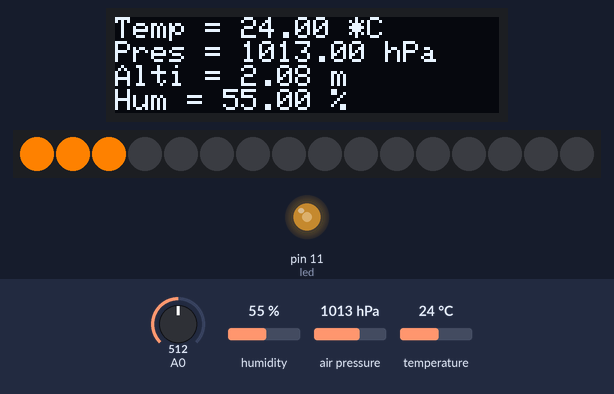
Simulated run of this sketch. Board: Arduino Uno, built with avr-gcc and run on an emulated ATmega328P. Parts: 128×32 one-colour display, 16 RGB LEDs in strip order, left to right, output pins drawn as LEDs (lit = HIGH). The inputs (shaded band) are chosen by the test bench; at power-on: temperature 24 °C, A0 = 512, humidity 55 %, air pressure 1013 hPa. The display library's start-up logo is not drawn; what the sketch prints to the serial monitor is not drawn.

Above: at 2.3 s.
2.4 s: temperature set to 12 °C
At 3.6 s:
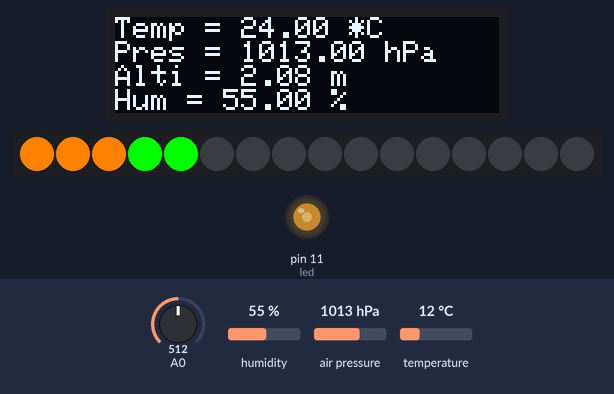
5.7 s: temperature set to 33 °C
At 6.1 s:
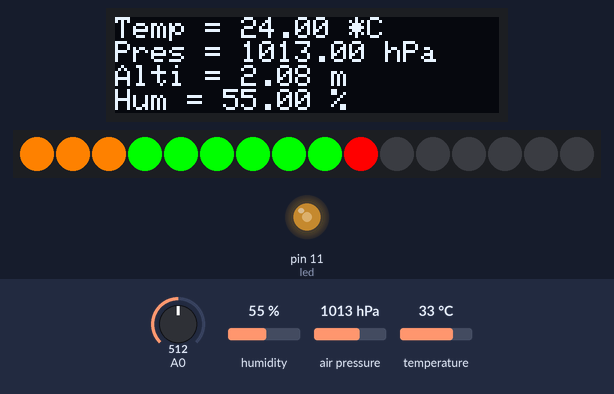
8.7 s: temperature set to 30.6 °C
At 9.6 s:
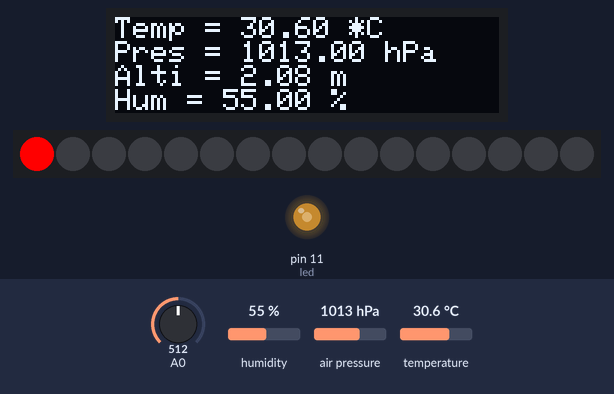
11.2 s: temperature set to 29.5 °C
At 11.6 s:
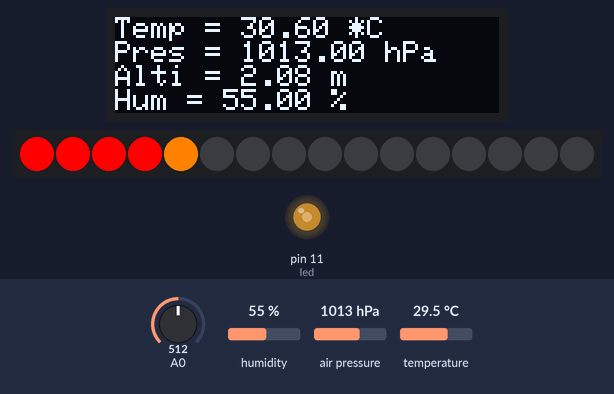
14.3 s: A0 set to 716
At 17.7 s:
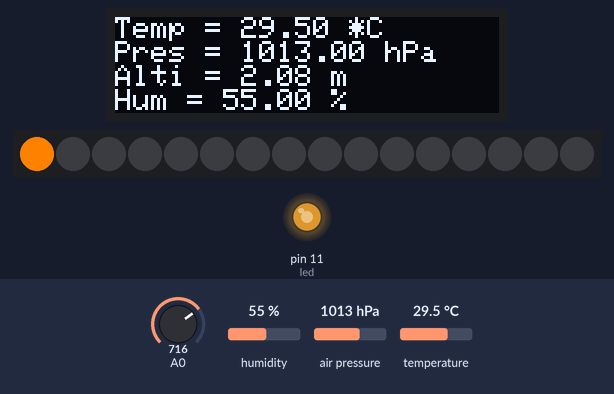
19.8 s: temperature set to 19 °C
At 25.3 s:
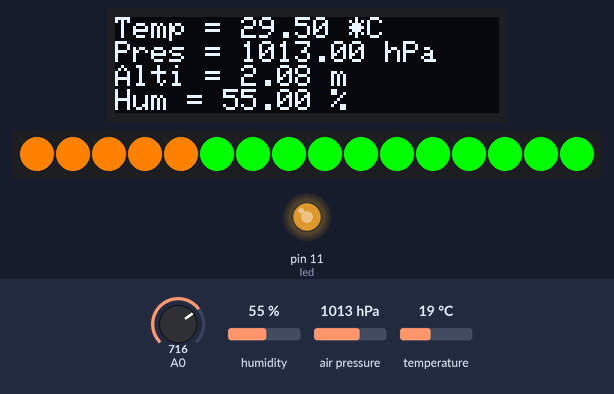
Timing chart, 0 to 26.8 s (numbered marks = the images above; inputs shaded):
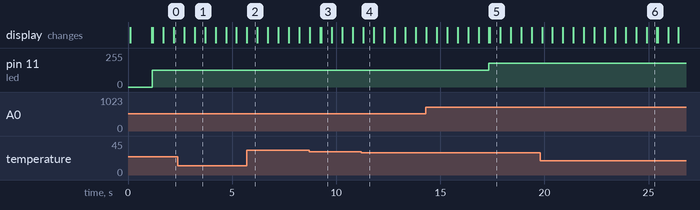

Measured:
- the behaviour switches between 30 and 29.9 °C on temperature (found by bisection; images 3 and 4)
- after the input at 14.3 s, pin 11 (led): 127/255 → 178/255 after 3.0 s
- what the display in image 6 shows lasts 0.5 s, from 24.9 s to 25.4 s

The sketch:

code_bentolux.ino
```cpp
// instalation des differents Librairies
#include <SPI.h>
#include <Wire.h>
#include <Adafruit_GFX.h>
#include <Adafruit_SSD1306.h>

#include <Adafruit_Sensor.h>
#include <Adafruit_BME280.h>
#define BME_SCK 13
#define BME_MISO 12
#define BME_MOSI 11
#define BME_CS 10

#define SEALEVELPRESSURE_HPA (1013.25)

Adafruit_BME280 bme;
unsigned long delayTime;
#ifdef __AVR__
  #include <avr/power.h>
#endif

#define PIN 6
#define NUMPIXELS 16


Adafruit_SSD1306 display = Adafruit_SSD1306(128, 32, &Wire);
int led = 11;
#include <Adafruit_NeoPixel.h>
#ifdef __AVR__
 #include <avr/power.h>
#endif


#define PIN        6

#define NUMPIXELS 16


Adafruit_NeoPixel pixels(NUMPIXELS, PIN, NEO_GRB + NEO_KHZ800);

#define DELAYVAL 500


void setup() {
  pinMode(led,OUTPUT);
  Serial.begin(9600);
  Serial.println(F("BME280 test"));

    if (! bme.begin(0x77, &Wire)) {
        Serial.println("Could not find a valid BME280 sensor, check wiring!");
        while (1);
    }

    Serial.println("-- Default Test --");
    Serial.println("normal mode, 16x oversampling for all, filter off,");
    Serial.println("0.5ms standby period");
    delayTime = 5000;

  Serial.println("OLED FeatherWing test");

  display.begin(SSD1306_SWITCHCAPVCC, 0x3C);

  Serial.println("OLED begun");
  display.display();
  delay(1000);

  //  buffer
  display.clearDisplay();
  display.display();

  Serial.println("IO test");

  pixels.begin();


  display.setTextSize(1);
  display.setTextColor(SSD1306_WHITE);
  display.setCursor(0,0);
  display.display();


  // les display
  display.setTextSize(1);
  display.setTextColor(SSD1306_WHITE);
  display.setCursor(0,0);
  display.print("Connecting to SSID\n'adafruit':");
  display.print("connected!");
  display.println("IP: 10.0.1.23");
  display.println("Sending val #0");
  display.setCursor(0,0);
  display.display();
  display.clearDisplay();
}

void loop() {
  digitalWrite(led,HIGH);
  int valCapteur = analogRead (A0);
  valCapteur = map (valCapteur, 0, 1023, 0, 255);
  Serial.println(valCapteur);
  analogWrite (led,valCapteur);

 display.setCursor(0,0);
  printValues();
  display.display();
  display.clearDisplay();


    pixels.clear();

    for (int i = 0; i < NUMPIXELS; i++) {
      if (bme.readTemperature() < 20)
       {pixels.setPixelColor(i, pixels.Color(0, 255, 0));

       }
      else if ((bme.readTemperature() > 20)&& (bme.readTemperature()< 30))
       {pixels.setPixelColor(i, pixels.Color( 250, 127, 0));

       }
      else
       {pixels.setPixelColor(i, pixels.Color(255, 0, 0));

       }
    pixels.show();
    delay(DELAYVAL);


    }
  pixels.clear();
  pixels.show();
}
void printValues() {
    display.print("Temp = ");
    display.print(bme.readTemperature());
    display.println(" *C");

    display.print("Pres = ");

    display.print(bme.readPressure() / 100.0F);
    display.println(" hPa");

    display.print("Alti = ");
    display.print(bme.readAltitude(SEALEVELPRESSURE_HPA));
    display.println(" m");

    display.print("Hum = ");
    display.print(bme.readHumidity());
    display.println(" %");
    display.println();
}
```
